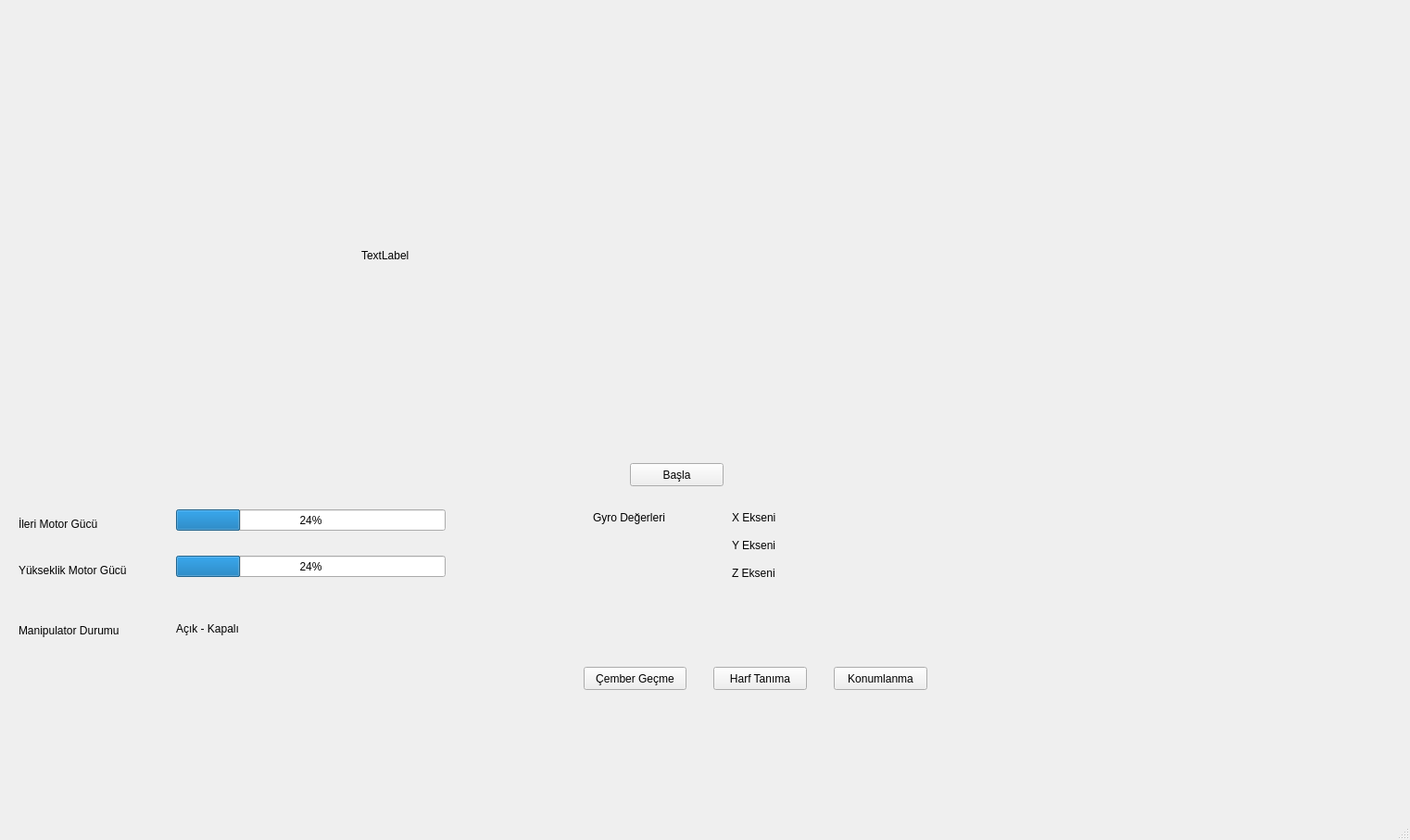
<?xml version="1.0" encoding="UTF-8"?>
<ui version="4.0">
 <class>MainWindow</class>
 <widget class="QMainWindow" name="MainWindow">
  <property name="geometry">
   <rect>
    <x>0</x>
    <y>0</y>
    <width>1522</width>
    <height>907</height>
   </rect>
  </property>
  <property name="windowTitle">
   <string>MainWindow</string>
  </property>
  <widget class="QWidget" name="centralwidget">
   <widget class="QWidget" name="horizontalLayoutWidget">
    <property name="geometry">
     <rect>
      <x>390</x>
      <y>60</y>
      <width>681</width>
      <height>431</height>
     </rect>
    </property>
    <layout class="QHBoxLayout" name="horizontalLayout">
     <item>
      <widget class="QLabel" name="label_11">
       <property name="maximumSize">
        <size>
         <width>1509</width>
         <height>429</height>
        </size>
       </property>
       <property name="text">
        <string>TextLabel</string>
       </property>
      </widget>
     </item>
    </layout>
   </widget>
   <widget class="QProgressBar" name="progressBar">
    <property name="geometry">
     <rect>
      <x>190</x>
      <y>550</y>
      <width>291</width>
      <height>23</height>
     </rect>
    </property>
    <property name="layoutDirection">
     <enum>Qt::LeftToRight</enum>
    </property>
    <property name="value">
     <number>24</number>
    </property>
   </widget>
   <widget class="QLabel" name="label_3">
    <property name="geometry">
     <rect>
      <x>20</x>
      <y>550</y>
      <width>111</width>
      <height>31</height>
     </rect>
    </property>
    <property name="text">
     <string>İleri Motor Gücü</string>
    </property>
   </widget>
   <widget class="QProgressBar" name="progressBar_2">
    <property name="geometry">
     <rect>
      <x>190</x>
      <y>600</y>
      <width>291</width>
      <height>23</height>
     </rect>
    </property>
    <property name="layoutDirection">
     <enum>Qt::LeftToRight</enum>
    </property>
    <property name="value">
     <number>24</number>
    </property>
   </widget>
   <widget class="QLabel" name="label_4">
    <property name="geometry">
     <rect>
      <x>20</x>
      <y>600</y>
      <width>141</width>
      <height>31</height>
     </rect>
    </property>
    <property name="text">
     <string>Yükseklik Motor Gücü</string>
    </property>
   </widget>
   <widget class="QLabel" name="label_5">
    <property name="geometry">
     <rect>
      <x>640</x>
      <y>550</y>
      <width>101</width>
      <height>17</height>
     </rect>
    </property>
    <property name="text">
     <string>Gyro Değerleri</string>
    </property>
   </widget>
   <widget class="QLabel" name="label_6">
    <property name="geometry">
     <rect>
      <x>790</x>
      <y>550</y>
      <width>101</width>
      <height>17</height>
     </rect>
    </property>
    <property name="text">
     <string>X Ekseni</string>
    </property>
   </widget>
   <widget class="QLabel" name="label_7">
    <property name="geometry">
     <rect>
      <x>790</x>
      <y>580</y>
      <width>101</width>
      <height>17</height>
     </rect>
    </property>
    <property name="text">
     <string>Y Ekseni</string>
    </property>
   </widget>
   <widget class="QLabel" name="label_8">
    <property name="geometry">
     <rect>
      <x>790</x>
      <y>610</y>
      <width>101</width>
      <height>17</height>
     </rect>
    </property>
    <property name="text">
     <string>Z Ekseni</string>
    </property>
   </widget>
   <widget class="QLabel" name="label_9">
    <property name="geometry">
     <rect>
      <x>20</x>
      <y>670</y>
      <width>141</width>
      <height>21</height>
     </rect>
    </property>
    <property name="text">
     <string>Manipulator Durumu</string>
    </property>
   </widget>
   <widget class="QLabel" name="label_10">
    <property name="geometry">
     <rect>
      <x>190</x>
      <y>670</y>
      <width>101</width>
      <height>17</height>
     </rect>
    </property>
    <property name="text">
     <string>Açık - Kapalı</string>
    </property>
   </widget>
   <widget class="QPushButton" name="pushButton">
    <property name="geometry">
     <rect>
      <x>680</x>
      <y>500</y>
      <width>101</width>
      <height>25</height>
     </rect>
    </property>
    <property name="text">
     <string>Başla</string>
    </property>
   </widget>
   <widget class="QPushButton" name="pushButton_3">
    <property name="geometry">
     <rect>
      <x>630</x>
      <y>720</y>
      <width>111</width>
      <height>25</height>
     </rect>
    </property>
    <property name="text">
     <string>Çember Geçme</string>
    </property>
   </widget>
   <widget class="QPushButton" name="pushButton_4">
    <property name="geometry">
     <rect>
      <x>770</x>
      <y>720</y>
      <width>101</width>
      <height>25</height>
     </rect>
    </property>
    <property name="text">
     <string>Harf Tanıma</string>
    </property>
   </widget>
   <widget class="QPushButton" name="pushButton_5">
    <property name="geometry">
     <rect>
      <x>900</x>
      <y>720</y>
      <width>101</width>
      <height>25</height>
     </rect>
    </property>
    <property name="text">
     <string>Konumlanma</string>
    </property>
   </widget>
  </widget>
  <widget class="QMenuBar" name="menubar">
   <property name="geometry">
    <rect>
     <x>0</x>
     <y>0</y>
     <width>1522</width>
     <height>22</height>
    </rect>
   </property>
  </widget>
  <widget class="QStatusBar" name="statusbar"/>
 </widget>
 <resources/>
 <connections/>
</ui>
